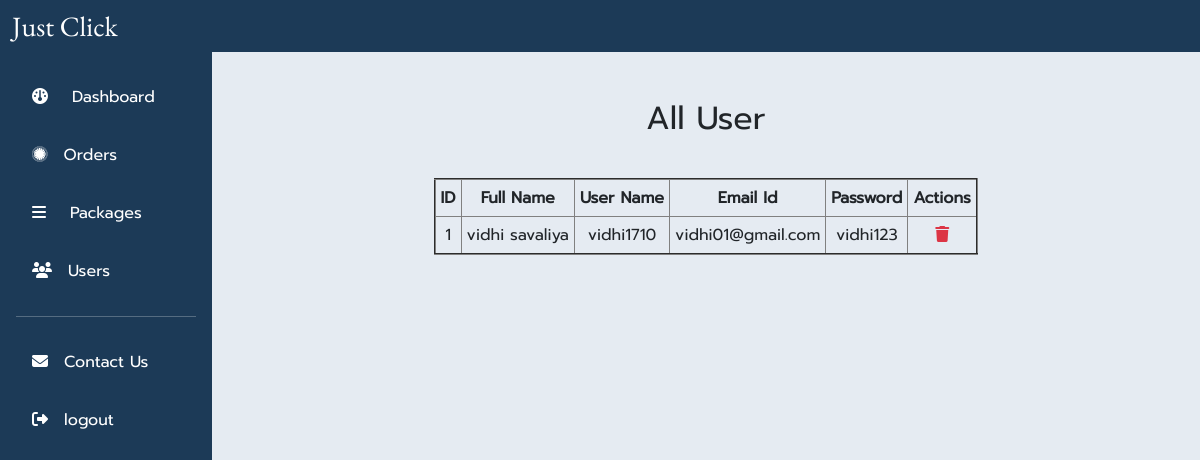
Page /dashboard/userDetails.php (signed in) on the committed database.
### tables this page shows
CREATE TABLE `users` (
  `id` int(11) NOT NULL,
  `fullname` varchar(50) NOT NULL,
  `username` varchar(50) NOT NULL,
  `email` varchar(50) NOT NULL,
  `password` varchar(50) NOT NULL
);

### dashboard/userDetails.php (the view, shortened to what this page needs)
<?php
include('../database.php');
    $sql="SELECT * FROM users";
    $result=$con->query($sql);
?>
<!DOCTYPE html>
<html lang="en">
<head>
     <link rel="stylesheet" href="../css/bootstrap.min.css">
    <link rel="stylesheet" href="../css/all.min.css">
     <link rel="stylesheet" href="../css/style.css">
      <link rel="stylesheet" href="../css/media.css">
</head>
<body>
        <?php include('dash.php')?>
        <div class="pt-5 bg_admin pb-5 text-center w-100">
        <h2 class="mb-4">All User</h2>
                <div class="d-flex justify-content-center">
            <table class="table-bordered mt-3" border="2" cellspacing="5" cellpadding="5">
                <thead>
                    <tr>
                        <th>ID</th>
                        <th>Full Name</th>
                        <th>User Name</th>
                        <th>Email Id</th>
                        <th>Password</th>
                        <th>Actions</th>
                    </tr>
                </thead>
                <tbody>
                    <?php
                        if($result->num_rows > 0){
                            while ($row=$result->fetch_assoc()){
                                echo "<tr>";
                                echo "<td>".$row['id']."</td>";
                                echo "<td>".$row['fullname']."</td>";
                                echo "<td>".$row['username']."</td>";
                                echo "<td>".$row['email']."</td>";
                                echo "<td>".$row['password']."</td>";
                                echo "<td>";
                            echo "<a href='deleteuser.php?id=" . $row["id"] . "' class='text-danger'><i class='fa-solid fa-trash'></i></a>";
                            echo "</td>";
                            echo "</tr>";
                            }
                        }
                    ?>
                </tbody>
            </table>
            </div>
        </div>
</body>
</html>

### css/style.css (style rules this page uses)
:root { --fontPrompt:'Prompt'; --fontEB:'EB Garamond'; --colorpink:#C78665; --colordark:#666861; --grey2: #ccced76c linear-gradient(180deg, #aaaaaa, #504c52); --blue2: #3c91e6 linear-gradient(180deg, #539de7, #406890); --violet: #001f3f linear-gradient(180deg, #26415c, #001f3f); --pink: #d81b60 linear-gradient(180deg, #de5889, #a23a60); --blue: #6b6c6f; }
body { font-size: 16px; font-family: 'Prompt'; line-height: 26px }
a { text-decoration: none; }

### dashboard/userDetails.php (style rules this page uses)
.bg_admin { background-color: #E5EBF2; }

### dashboard/dash.php (style rules this page uses)
body { margin: 0px !important; }
a { text-decoration: none; }

### rows in the picture
users: id "1", fullname "vidhi savaliya", username "vidhi1710", email "vidhi01@gmail.com", password "vidhi123"
